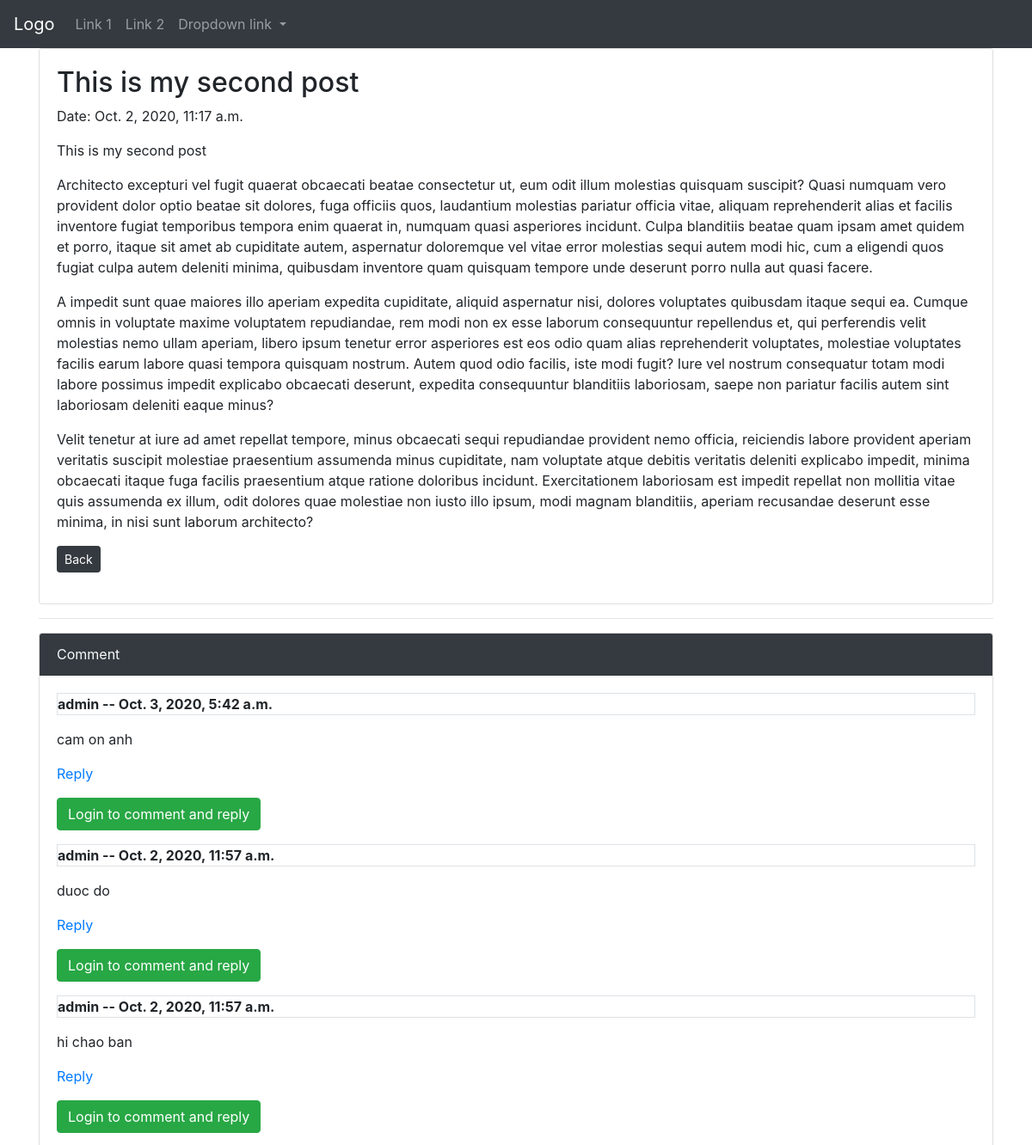
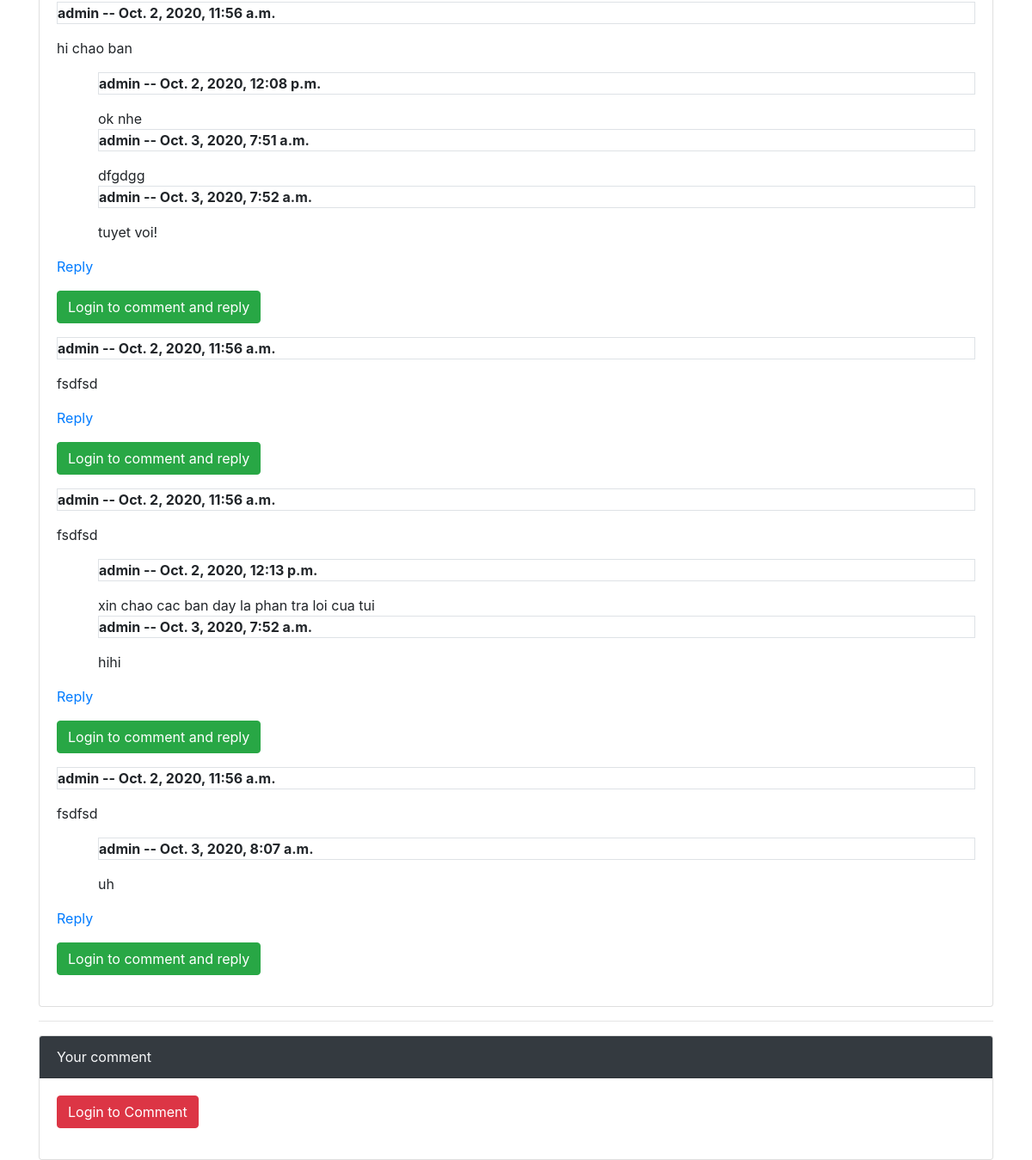
Screenshot of /post/2 with the database file from the repository (2 pictures, top to bottom).
### Post/models.py (models this page shows, shortened)
class Post(models.Model):
    title = models.CharField(max_length=255)
    body = models.TextField()
    created_at = models.DateTimeField(auto_now_add=True)

class Comment(models.Model):
    post = models.ForeignKey(Post, on_delete=models.CASCADE)
    user = models.CharField(max_length=25)
    comment = models.TextField()
    created_at = models.DateTimeField(auto_now_add=True)

class Reply(models.Model):
    comment = models.ForeignKey(Comment, on_delete=models.CASCADE)
    user = models.CharField(max_length=25)
    reply = models.TextField()
    created_at = models.DateTimeField(auto_now_add=True)

### Post/views.py (the view)
# urls.py: path('post/<int:pk>', PostDetailView.as_view(), name='post'),
class PostDetailView(DetailView):
    model = Post
    template_name = "post.html"
    def get_context_data(self, **kwargs):
        context = super(PostDetailView, self).get_context_data(**kwargs)
        _pk = self.kwargs["pk"]
        post = Post.objects.get(pk=_pk)
        all_comments = Comment.objects.filter(post=post).order_by("-pk")
        context["all_comments"] = all_comments
        return context

### templates/post.html (shortened to what this page needs)
{% extends "base.html" %}
{% block content %}
<div class="card">
    <div class="card-body">
        <h2>{{ object.title }}</h2>
        <p>Date: {{ object.created_at }}</p>
        <p>{{ object.body }}</p>
        <p>{% lorem 3 p random %}</p>
        <p><a href="{% url 'posts' %}" class="btn btn-dark btn-sm">Back</a></p>
    </div>
</div>
<hr>
<div class="card">
    <div class="card-header bg-dark text-light">Comment</div>
    <div class="card-body">
        {% if all_comments %}
        {% for comment in all_comments %}
        <p class="font-weight-bold border">{{ comment.user }} -- {{ comment.created_at }}</p>
        <p>{{ comment.comment }}
            {% for reply in comment.reply_set.all %}
            <div class="ml-5">
        <p class="font-weight-bold border">{{ reply.user }} -- {{ reply.created_at }}</p>
        {{ reply.reply }}
    </div>
    {% endfor %}
    </p>
    <p id=""><a href="" onclick="ReplyCMT({{comment.pk}})">Reply</a></p>
    {% if user.is_authenticated %}
    <form action="{% url 'reply' comment.pk %}" method="post">
        {% csrf_token %}
        <span id="reply_{{comment.pk}}"></span>
    </form>
    {% else %}
    <p class="btn btn-success">Login to comment and reply</p>
    {% endif %}
    {% endfor %}
    {% endif %}
</div>
</div>
<hr>
<div class="card">
    <div class="card-header bg-dark text-light">Your comment</div>
    <div class="card-body">
        {% if user.is_authenticated %}
        <form action="{% url 'comment' object.pk %}" method="post">
            {% csrf_token %}
            <input type="text" class="form-control" name="comment" placeholder="Comment...">
            <input type="submit" class="btn btn-dark"></p>
        </form>
        {% else %}
        <p><a href="" class="btn btn-danger">Login to Comment</a>
        {% endif %}
    </div>
</div>
{% endblock %}

### templates/base.html (shortened to what this page needs)
<!DOCTYPE html>
<html lang="en">
<head>
    <link rel="stylesheet" href="https://maxcdn.bootstrapcdn.com/bootstrap/4.5.2/css/bootstrap.min.css">
</head>
<body>
<nav class="navbar navbar-expand-sm bg-dark navbar-dark">
    <a class="navbar-brand" href="#">Logo</a>
    <ul class="navbar-nav">
        <li class="nav-item">
            <a class="nav-link" href="#">Link 1</a>
        </li>
        <li class="nav-item">
            <a class="nav-link" href="#">Link 2</a>
        </li>
        <li class="nav-item dropdown">
            <a class="nav-link dropdown-toggle" href="#" id="navbardrop" data-toggle="dropdown">
                Dropdown link
            </a>
        </li>
    </ul>
</nav>
<div class="container">
    {% block content %}
    {% endblock %}
</div>
</body>
</html>

### rows the page displays
Post: title "This is my second post", created_at "Oct. 2, 2020, 11:17 a.m.", body "This is my second post"
Comment: user "admin", created_at "Oct. 3, 2020, 5:42 a.m.", comment "cam on anh"
Comment: user "admin", created_at "Oct. 2, 2020, 11:57 a.m.", comment "duoc do"
Comment: user "admin", created_at "Oct. 2, 2020, 11:57 a.m.", comment "hi chao ban"
Comment: user "admin", created_at "Oct. 2, 2020, 11:56 a.m.", comment "hi chao ban"
Reply: user "admin", created_at "Oct. 2, 2020, 12:08 p.m.", reply "ok nhe"
Reply: user "admin", created_at "Oct. 3, 2020, 7:51 a.m.", reply "dfgdgg"
Reply: user "admin", created_at "Oct. 3, 2020, 7:52 a.m.", reply "tuyet voi!"
Comment: user "admin", created_at "Oct. 2, 2020, 11:56 a.m.", comment "fsdfsd"
Comment: user "admin", created_at "Oct. 2, 2020, 11:56 a.m.", comment "fsdfsd"
Reply: user "admin", created_at "Oct. 2, 2020, 12:13 p.m.", reply "xin chao cac ban day la phan tra loi cua tui"
Reply: user "admin", created_at "Oct. 3, 2020, 7:52 a.m.", reply "hihi"
Comment: user "admin", created_at "Oct. 2, 2020, 11:56 a.m.", comment "fsdfsd"
Reply: user "admin", created_at "Oct. 3, 2020, 8:07 a.m.", reply "uh"
